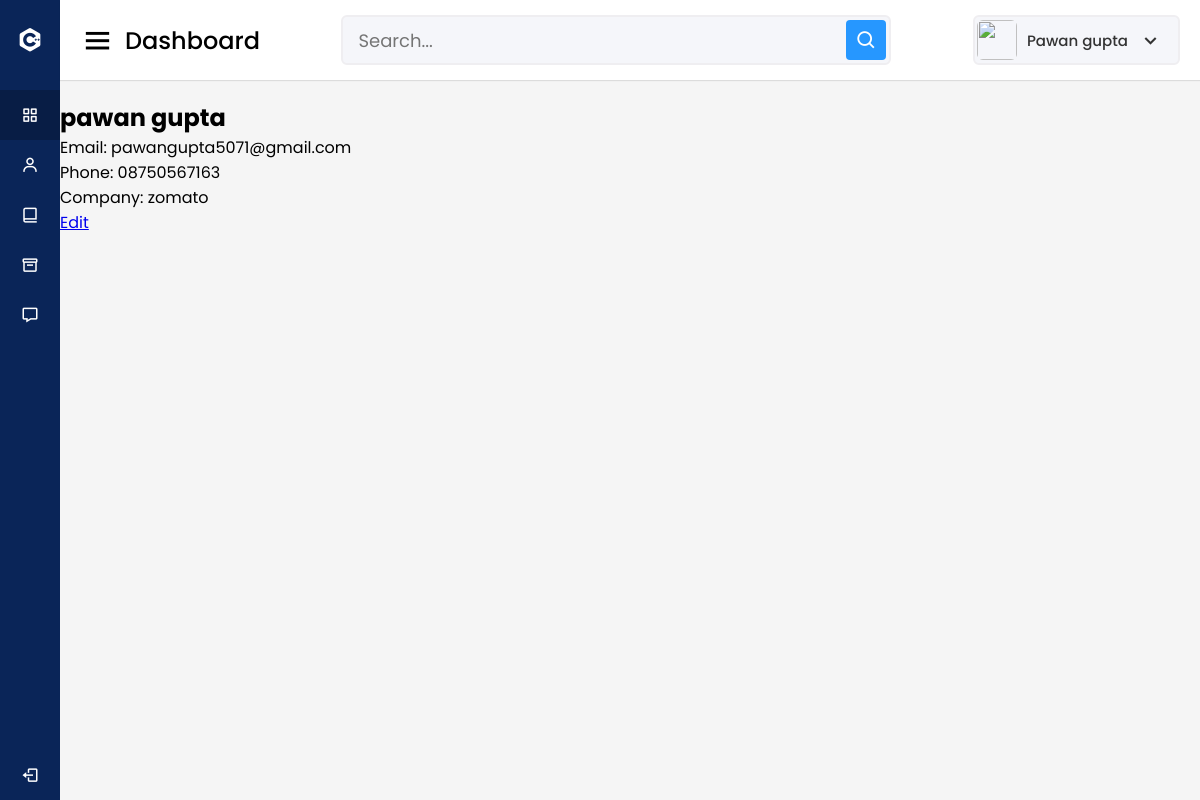
The app's page /contacts/1/ with its own data.
### base/models.py (models this page shows, shortened)
class Contact(models.Model):
    company = models.ForeignKey(Company, on_delete=models.CASCADE,null=True,blank=True)
    first_name = models.CharField(max_length=50)
    last_name = models.CharField(max_length=50)
    email = models.EmailField()
    phone = models.CharField(max_length=20)

class Company(models.Model):
    name = models.CharField(max_length=100)
    email = models.EmailField()
    phone = models.CharField(max_length=20)
    website = models.URLField(null=True,blank=True)
    def __str__(self):
        return self.name

### base/views.py (the view)
# urls.py: path('contacts/<int:pk>/', views.contact_detail, name='contact_detail'),
def contact_detail(request,pk):
    contact = Contact.objects.get(pk=pk)
    context = {'contact':contact}
    return render(request,"base/contact_detail.html",context)

### base/templates/base/contact_detail.html
{% extends "base/main.html"%}
{%load static %}
{% block content %}
<br>
<br>
<br>
<br>
<h1>{{ contact.first_name }} {{ contact.last_name }}</h1>
<p>Email: {{ contact.email }}</p>
<p>Phone: {{ contact.phone }}</p>
<p>Company: {{ contact.company }}</p>
<a href="{% url 'contact_edit' contact.pk %}">Edit</a>
{% endblock %}

### static/css/style.css (style rules this page uses)
* { margin: 0; padding: 0; box-sizing: border-box; font-family: 'Poppins', sans-serif; }

### records on screen
Contact: first_name "pawan", last_name "gupta", email "pawangupta5071@gmail.com", phone "08750567163", company "zomato"
